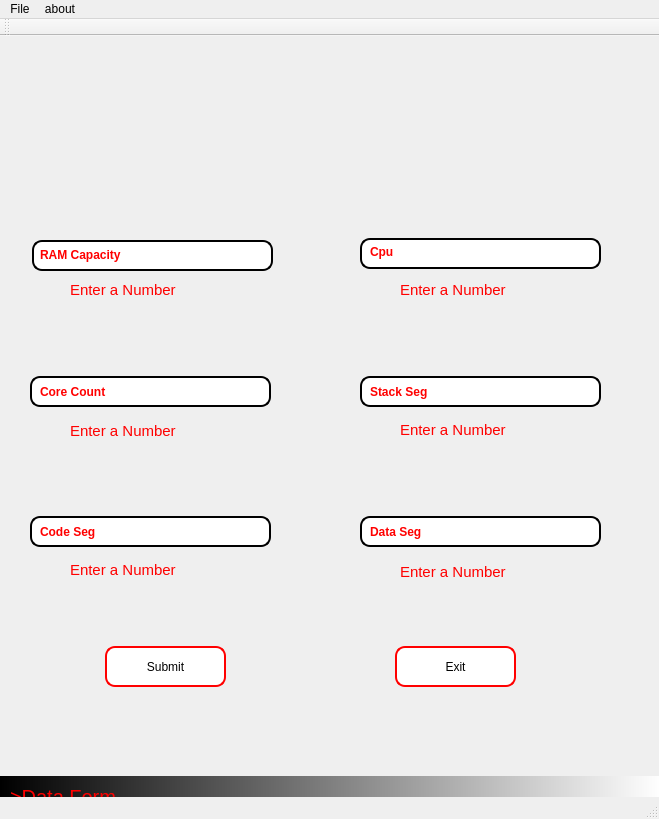
<?xml version="1.0" encoding="UTF-8"?>
<ui version="4.0">
 <class>MainWindow</class>
 <widget class="QMainWindow" name="MainWindow">
  <property name="windowModality">
   <enum>Qt::WindowModal</enum>
  </property>
  <property name="enabled">
   <bool>true</bool>
  </property>
  <property name="geometry">
   <rect>
    <x>0</x>
    <y>0</y>
    <width>659</width>
    <height>819</height>
   </rect>
  </property>
  <property name="mouseTracking">
   <bool>false</bool>
  </property>
  <property name="windowTitle">
   <string>DATA</string>
  </property>
  <property name="windowIcon">
   <iconset resource="img.qrc">
    <normaloff>:/icon/proc4.png</normaloff>:/icon/proc4.png</iconset>
  </property>
  <property name="accessibleDescription">
   <string/>
  </property>
  <property name="styleSheet">
   <string notr="true">QLineEdit{
	
	border-color: #000;
	border-width:2px;
	border-radius:10px;
	border-style:solid;
}
QProgressBar{
	
	background-color: rgb(255, 129, 39);
	font-size:15px;
	
	color: rgb(255, 255, 255);
	selection-background-color:rgb(11, 161, 0)
}

QLabel{
	color: rgb(255, 0, 0);
}
QPushButton{
	border-radius:10px;
	border-style:solid;
	border-width:2px;
	border-color:red;
	background-color:white;
}</string>
  </property>
  <property name="toolButtonStyle">
   <enum>Qt::ToolButtonFollowStyle</enum>
  </property>
  <property name="dockNestingEnabled">
   <bool>false</bool>
  </property>
  <property name="unifiedTitleAndToolBarOnMac">
   <bool>false</bool>
  </property>
  <widget class="QWidget" name="centralWidget">
   <widget class="CustomeEDT" name="txtRam">
    <property name="geometry">
     <rect>
      <x>32</x>
      <y>204</y>
      <width>241</width>
      <height>31</height>
     </rect>
    </property>
    <property name="frame">
     <bool>true</bool>
    </property>
    <property name="alignment">
     <set>Qt::AlignCenter</set>
    </property>
    <property name="placeholderText">
     <string/>
    </property>
   </widget>
   <widget class="QLineEdit" name="txtCode">
    <property name="geometry">
     <rect>
      <x>30</x>
      <y>480</y>
      <width>241</width>
      <height>31</height>
     </rect>
    </property>
    <property name="frame">
     <bool>true</bool>
    </property>
    <property name="alignment">
     <set>Qt::AlignCenter</set>
    </property>
    <property name="placeholderText">
     <string/>
    </property>
   </widget>
   <widget class="QLineEdit" name="txtData">
    <property name="geometry">
     <rect>
      <x>360</x>
      <y>480</y>
      <width>241</width>
      <height>31</height>
     </rect>
    </property>
    <property name="font">
     <font>
      <strikeout>false</strikeout>
     </font>
    </property>
    <property name="frame">
     <bool>true</bool>
    </property>
    <property name="alignment">
     <set>Qt::AlignCenter</set>
    </property>
    <property name="placeholderText">
     <string/>
    </property>
    <property name="cursorMoveStyle">
     <enum>Qt::VisualMoveStyle</enum>
    </property>
    <property name="clearButtonEnabled">
     <bool>false</bool>
    </property>
   </widget>
   <widget class="QLineEdit" name="txtStack">
    <property name="geometry">
     <rect>
      <x>360</x>
      <y>340</y>
      <width>241</width>
      <height>31</height>
     </rect>
    </property>
    <property name="frame">
     <bool>true</bool>
    </property>
    <property name="alignment">
     <set>Qt::AlignCenter</set>
    </property>
    <property name="placeholderText">
     <string/>
    </property>
   </widget>
   <widget class="QLabel" name="lblRam">
    <property name="enabled">
     <bool>true</bool>
    </property>
    <property name="geometry">
     <rect>
      <x>40</x>
      <y>209</y>
      <width>101</width>
      <height>20</height>
     </rect>
    </property>
    <property name="font">
     <font>
      <weight>75</weight>
      <bold>true</bold>
     </font>
    </property>
    <property name="text">
     <string>RAM Capacity </string>
    </property>
   </widget>
   <widget class="QLabel" name="lblCode">
    <property name="geometry">
     <rect>
      <x>40</x>
      <y>486</y>
      <width>71</width>
      <height>20</height>
     </rect>
    </property>
    <property name="font">
     <font>
      <weight>75</weight>
      <bold>true</bold>
     </font>
    </property>
    <property name="text">
     <string>Code Seg</string>
    </property>
   </widget>
   <widget class="QLabel" name="lblCpu">
    <property name="geometry">
     <rect>
      <x>370</x>
      <y>206</y>
      <width>31</width>
      <height>20</height>
     </rect>
    </property>
    <property name="font">
     <font>
      <weight>75</weight>
      <bold>true</bold>
     </font>
    </property>
    <property name="text">
     <string>Cpu</string>
    </property>
   </widget>
   <widget class="QLabel" name="lblCore">
    <property name="geometry">
     <rect>
      <x>40</x>
      <y>345</y>
      <width>81</width>
      <height>21</height>
     </rect>
    </property>
    <property name="font">
     <font>
      <weight>75</weight>
      <bold>true</bold>
     </font>
    </property>
    <property name="text">
     <string>Core Count </string>
    </property>
   </widget>
   <widget class="QLabel" name="lblStack">
    <property name="geometry">
     <rect>
      <x>370</x>
      <y>346</y>
      <width>71</width>
      <height>20</height>
     </rect>
    </property>
    <property name="font">
     <font>
      <weight>75</weight>
      <bold>true</bold>
     </font>
    </property>
    <property name="text">
     <string>Stack Seg</string>
    </property>
   </widget>
   <widget class="QLineEdit" name="txtCpu">
    <property name="geometry">
     <rect>
      <x>360</x>
      <y>202</y>
      <width>241</width>
      <height>31</height>
     </rect>
    </property>
    <property name="frame">
     <bool>true</bool>
    </property>
    <property name="alignment">
     <set>Qt::AlignCenter</set>
    </property>
    <property name="placeholderText">
     <string/>
    </property>
   </widget>
   <widget class="QLineEdit" name="txtCore">
    <property name="geometry">
     <rect>
      <x>30</x>
      <y>340</y>
      <width>241</width>
      <height>31</height>
     </rect>
    </property>
    <property name="frame">
     <bool>true</bool>
    </property>
    <property name="alignment">
     <set>Qt::AlignCenter</set>
    </property>
    <property name="placeholderText">
     <string/>
    </property>
   </widget>
   <widget class="QLabel" name="lblData">
    <property name="geometry">
     <rect>
      <x>370</x>
      <y>486</y>
      <width>61</width>
      <height>20</height>
     </rect>
    </property>
    <property name="font">
     <font>
      <weight>75</weight>
      <bold>true</bold>
     </font>
    </property>
    <property name="text">
     <string>Data Seg</string>
    </property>
   </widget>
   <widget class="QPushButton" name="pushButton">
    <property name="geometry">
     <rect>
      <x>105</x>
      <y>610</y>
      <width>121</width>
      <height>41</height>
     </rect>
    </property>
    <property name="text">
     <string>Submit</string>
    </property>
   </widget>
   <widget class="QPushButton" name="Exit">
    <property name="geometry">
     <rect>
      <x>395</x>
      <y>610</y>
      <width>121</width>
      <height>41</height>
     </rect>
    </property>
    <property name="text">
     <string>Exit</string>
    </property>
   </widget>
   <widget class="QWidget" name="widget" native="true">
    <property name="geometry">
     <rect>
      <x>-1</x>
      <y>-11</y>
      <width>661</width>
      <height>181</height>
     </rect>
    </property>
    <property name="sizeIncrement">
     <size>
      <width>0</width>
      <height>0</height>
     </size>
    </property>
    <property name="styleSheet">
     <string notr="true">image: url(:/icon/img.jpg);</string>
    </property>
   </widget>
   <widget class="QWidget" name="widget_2" native="true">
    <property name="geometry">
     <rect>
      <x>395</x>
      <y>615</y>
      <width>41</width>
      <height>31</height>
     </rect>
    </property>
    <property name="styleSheet">
     <string notr="true">image: url(:/icon/attantion.png);</string>
    </property>
   </widget>
   <widget class="QWidget" name="widget_3" native="true">
    <property name="geometry">
     <rect>
      <x>110</x>
      <y>610</y>
      <width>31</width>
      <height>41</height>
     </rect>
    </property>
    <property name="styleSheet">
     <string notr="true">
image: url(:/icon/stack.png);</string>
    </property>
   </widget>
   <widget class="QWidget" name="icnStack" native="true">
    <property name="geometry">
     <rect>
      <x>360</x>
      <y>380</y>
      <width>31</width>
      <height>31</height>
     </rect>
    </property>
    <property name="styleSheet">
     <string notr="true">image: url(:/icon/attantion.png);</string>
    </property>
   </widget>
   <widget class="QWidget" name="icnRam" native="true">
    <property name="geometry">
     <rect>
      <x>30</x>
      <y>240</y>
      <width>31</width>
      <height>31</height>
     </rect>
    </property>
    <property name="styleSheet">
     <string notr="true">image: url(:/icon/attantion.png);</string>
    </property>
   </widget>
   <widget class="QWidget" name="icnData" native="true">
    <property name="geometry">
     <rect>
      <x>360</x>
      <y>520</y>
      <width>31</width>
      <height>31</height>
     </rect>
    </property>
    <property name="styleSheet">
     <string notr="true">image: url(:/icon/attantion.png);</string>
    </property>
   </widget>
   <widget class="QWidget" name="icnCore" native="true">
    <property name="geometry">
     <rect>
      <x>30</x>
      <y>380</y>
      <width>31</width>
      <height>31</height>
     </rect>
    </property>
    <property name="styleSheet">
     <string notr="true">image: url(:/icon/attantion.png);</string>
    </property>
   </widget>
   <widget class="QWidget" name="icnCpu" native="true">
    <property name="geometry">
     <rect>
      <x>360</x>
      <y>240</y>
      <width>31</width>
      <height>31</height>
     </rect>
    </property>
    <property name="styleSheet">
     <string notr="true">image: url(:/icon/attantion.png);</string>
    </property>
   </widget>
   <widget class="QWidget" name="icnCode" native="true">
    <property name="geometry">
     <rect>
      <x>30</x>
      <y>520</y>
      <width>31</width>
      <height>31</height>
     </rect>
    </property>
    <property name="styleSheet">
     <string notr="true">image: url(:/icon/attantion.png);</string>
    </property>
   </widget>
   <widget class="QLabel" name="errCore">
    <property name="geometry">
     <rect>
      <x>70</x>
      <y>384</y>
      <width>191</width>
      <height>21</height>
     </rect>
    </property>
    <property name="font">
     <font>
      <pointsize>11</pointsize>
     </font>
    </property>
    <property name="text">
     <string>Enter a Number</string>
    </property>
   </widget>
   <widget class="QLabel" name="errRam">
    <property name="geometry">
     <rect>
      <x>70</x>
      <y>243</y>
      <width>191</width>
      <height>21</height>
     </rect>
    </property>
    <property name="font">
     <font>
      <pointsize>11</pointsize>
     </font>
    </property>
    <property name="text">
     <string>Enter a Number</string>
    </property>
   </widget>
   <widget class="QLabel" name="errCode">
    <property name="geometry">
     <rect>
      <x>70</x>
      <y>523</y>
      <width>181</width>
      <height>21</height>
     </rect>
    </property>
    <property name="font">
     <font>
      <pointsize>11</pointsize>
     </font>
    </property>
    <property name="text">
     <string>Enter a Number</string>
    </property>
   </widget>
   <widget class="QLabel" name="errStack">
    <property name="geometry">
     <rect>
      <x>400</x>
      <y>383</y>
      <width>191</width>
      <height>21</height>
     </rect>
    </property>
    <property name="font">
     <font>
      <pointsize>11</pointsize>
     </font>
    </property>
    <property name="text">
     <string>Enter a Number</string>
    </property>
   </widget>
   <widget class="QLabel" name="errCpu">
    <property name="geometry">
     <rect>
      <x>400</x>
      <y>243</y>
      <width>181</width>
      <height>21</height>
     </rect>
    </property>
    <property name="font">
     <font>
      <pointsize>11</pointsize>
     </font>
    </property>
    <property name="text">
     <string>Enter a Number</string>
    </property>
   </widget>
   <widget class="QLabel" name="errData">
    <property name="geometry">
     <rect>
      <x>400</x>
      <y>525</y>
      <width>191</width>
      <height>21</height>
     </rect>
    </property>
    <property name="font">
     <font>
      <pointsize>11</pointsize>
     </font>
    </property>
    <property name="text">
     <string>Enter a Number</string>
    </property>
   </widget>
   <widget class="QWidget" name="widget_7" native="true">
    <property name="geometry">
     <rect>
      <x>0</x>
      <y>740</y>
      <width>661</width>
      <height>41</height>
     </rect>
    </property>
    <property name="styleSheet">
     <string notr="true">background-color: qlineargradient(spread:pad, x1:0, y1:0, x2:1, y2:0, stop:0 rgba(0, 0, 0, 255), stop:1 rgba(255, 255, 255, 255));</string>
    </property>
    <widget class="QLabel" name="label_5">
     <property name="geometry">
      <rect>
       <x>10</x>
       <y>0</y>
       <width>131</width>
       <height>41</height>
      </rect>
     </property>
     <property name="styleSheet">
      <string notr="true">background-color:transparent;
color:red;
font-size:20px;</string>
     </property>
     <property name="text">
      <string>&gt;Data Form</string>
     </property>
    </widget>
   </widget>
   <widget class="QProgressBar" name="progressBar">
    <property name="geometry">
     <rect>
      <x>150</x>
      <y>800</y>
      <width>331</width>
      <height>23</height>
     </rect>
    </property>
    <property name="value">
     <number>24</number>
    </property>
   </widget>
   <zorder>progressBar</zorder>
   <zorder>txtCpu</zorder>
   <zorder>txtRam</zorder>
   <zorder>txtCode</zorder>
   <zorder>txtData</zorder>
   <zorder>txtStack</zorder>
   <zorder>lblRam</zorder>
   <zorder>lblCpu</zorder>
   <zorder>lblStack</zorder>
   <zorder>txtCore</zorder>
   <zorder>lblCore</zorder>
   <zorder>lblCode</zorder>
   <zorder>lblData</zorder>
   <zorder>pushButton</zorder>
   <zorder>Exit</zorder>
   <zorder>widget</zorder>
   <zorder>widget_2</zorder>
   <zorder>widget_3</zorder>
   <zorder>icnStack</zorder>
   <zorder>icnRam</zorder>
   <zorder>icnData</zorder>
   <zorder>icnCore</zorder>
   <zorder>icnCpu</zorder>
   <zorder>icnCode</zorder>
   <zorder>errCore</zorder>
   <zorder>errRam</zorder>
   <zorder>errCode</zorder>
   <zorder>errStack</zorder>
   <zorder>errCpu</zorder>
   <zorder>errData</zorder>
   <zorder>widget_7</zorder>
  </widget>
  <widget class="QMenuBar" name="menuBar">
   <property name="geometry">
    <rect>
     <x>0</x>
     <y>0</y>
     <width>659</width>
     <height>20</height>
    </rect>
   </property>
   <widget class="QMenu" name="menuFile">
    <property name="title">
     <string>File</string>
    </property>
    <addaction name="actionNew"/>
    <addaction name="actionOpen"/>
    <addaction name="actionRam"/>
    <addaction name="actionCpu"/>
    <addaction name="actionCode_seg"/>
    <addaction name="actionStack_seg"/>
    <addaction name="actionData_seg"/>
    <addaction name="actionExit"/>
   </widget>
   <widget class="QMenu" name="menuAbout">
    <property name="title">
     <string>about</string>
    </property>
    <addaction name="separator"/>
    <addaction name="actionVersion"/>
    <addaction name="actionAbout"/>
    <addaction name="actionDeveloper"/>
   </widget>
   <addaction name="menuFile"/>
   <addaction name="menuAbout"/>
  </widget>
  <widget class="QToolBar" name="mainToolBar">
   <attribute name="toolBarArea">
    <enum>TopToolBarArea</enum>
   </attribute>
   <attribute name="toolBarBreak">
    <bool>false</bool>
   </attribute>
  </widget>
  <widget class="QStatusBar" name="statusBar"/>
  <action name="actionNew">
   <property name="text">
    <string>new</string>
   </property>
  </action>
  <action name="actionOpen">
   <property name="text">
    <string>open</string>
   </property>
  </action>
  <action name="actionRam">
   <property name="text">
    <string>ram</string>
   </property>
  </action>
  <action name="actionCpu">
   <property name="text">
    <string>cpu</string>
   </property>
  </action>
  <action name="actionCode_seg">
   <property name="text">
    <string>code seg</string>
   </property>
  </action>
  <action name="actionStack_seg">
   <property name="text">
    <string>stack seg</string>
   </property>
  </action>
  <action name="actionData_seg">
   <property name="text">
    <string>data seg</string>
   </property>
  </action>
  <action name="actionExit">
   <property name="text">
    <string>Exit</string>
   </property>
  </action>
  <action name="actionVersion">
   <property name="text">
    <string>Version</string>
   </property>
  </action>
  <action name="actionAbout">
   <property name="text">
    <string>About</string>
   </property>
  </action>
  <action name="actionDeveloper">
   <property name="text">
    <string>Developer</string>
   </property>
  </action>
 </widget>
 <layoutdefault spacing="6" margin="11"/>
 <customwidgets>
  <customwidget>
   <class>CustomeEDT</class>
   <extends>QLineEdit</extends>
   <header>customeedt.h</header>
  </customwidget>
 </customwidgets>
 <resources>
  <include location="img.qrc"/>
 </resources>
 <connections/>
</ui>
